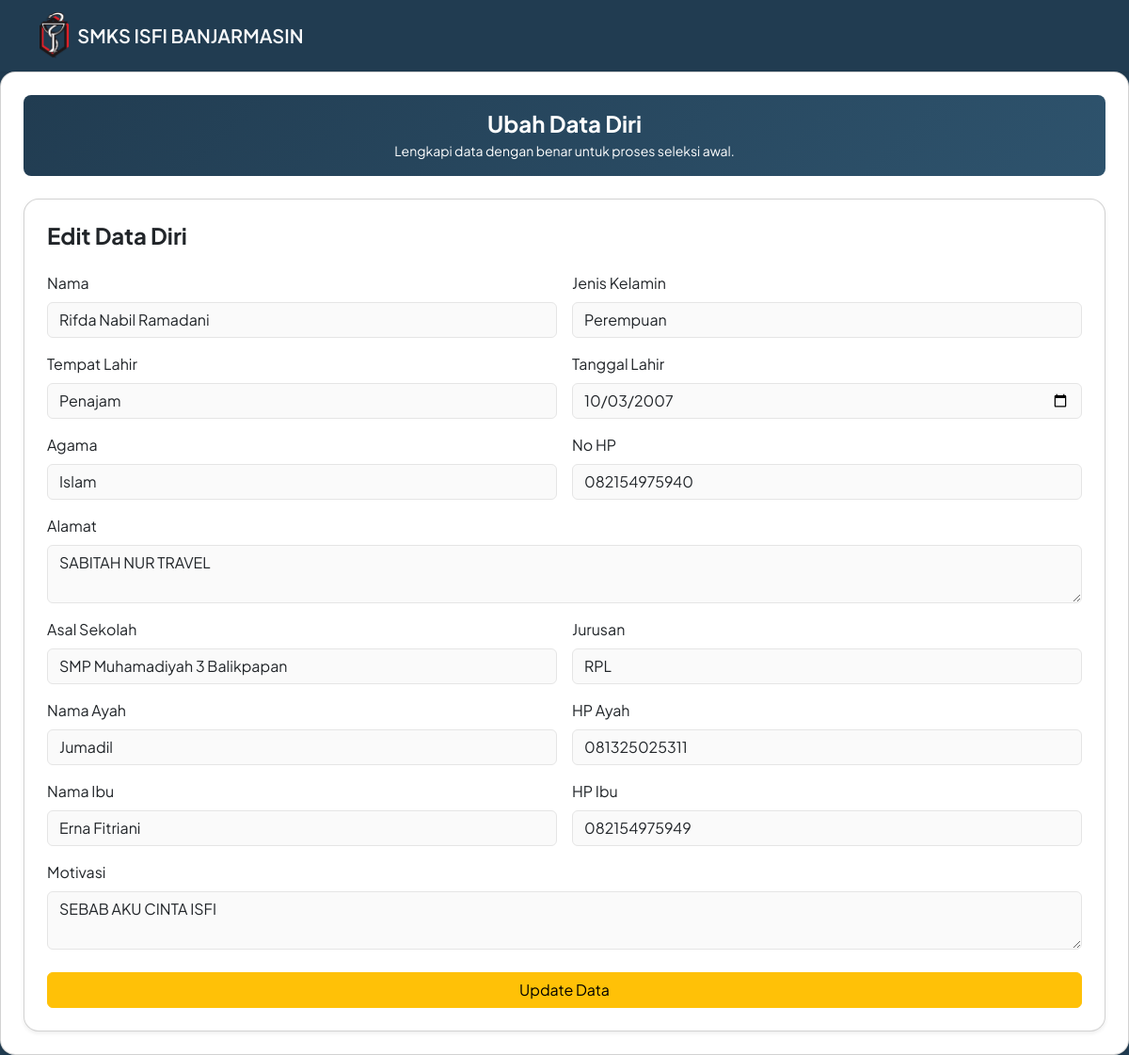
Screenshot of /siswa/edit_data.php (signed in) with the database file from the repository.
### tables this page shows
CREATE TABLE `pendaftaran` (
  `id` int NOT NULL,
  `user_id` int NOT NULL,
  `nama` varchar(100) DEFAULT NULL,
  `jk` enum('L','P') DEFAULT NULL,
  `asal_sekolah` varchar(100) NOT NULL,
  `jurusan` varchar(50) NOT NULL,
  `status` enum('belum','menunggu','lulus','tidak lulus') DEFAULT 'belum',
  `created_at` timestamp NULL DEFAULT CURRENT_TIMESTAMP,
  `tempat_lahir` varchar(100) DEFAULT NULL,
  `tanggal_lahir` date DEFAULT NULL,
  `agama` varchar(50) DEFAULT NULL,
  `no_hp` varchar(20) DEFAULT NULL,
  `alamat` text,
  `ayah` varchar(100) DEFAULT NULL,
  `hp_ayah` varchar(20) DEFAULT NULL,
  `ibu` varchar(100) DEFAULT NULL,
  `hp_ibu` varchar(20) DEFAULT NULL,
  `motivasi` text
);

### siswa/edit_data.php (the view, shortened to what this page needs)
<?php
include_once '../config/database.php';
$user_id = $_SESSION['user_id'];
$stmt = $conn->prepare("SELECT * FROM pendaftaran WHERE user_id=?");
$stmt->bind_param("i", $user_id);
$stmt->execute();
$data = $stmt->get_result()->fetch_assoc();
?>
<?php
include '../includes/header.php';
?>
<nav class="navbar navbar-dark shadow-sm">
    <div class="container">
        <a class="navbar-brand d-flex align-items-center gap-2" href="dashboard_siswa.php">
            <img src="../assets/img/logo-isfi.png" alt="logo-isfi" height="50">
            <span class="fw-semibold text-light">SMKS ISFI BANJARMASIN</span>
        </a>
    </div>
</nav>
<div class="content">
    <div class="card shadow-sm form-card p-4">
        <div class="mb-4 p-3 rounded-3 header-form text-center">
            <h4 class="fw-bold mb-1">Ubah Data Diri</h4>
            <p class="mb-0 small">
                Lengkapi data dengan benar untuk proses seleksi awal.
            </p>
        </div>
        <div class="content">
            <div class="card shadow-sm form-card p-4">
                <h4 class="fw-bold mb-4">Edit Data Diri</h4>
                <form action="form_ppdb_proses.php" method="POST">
                    <div class="row g-3">
                        <div class="col-md-6">
                            <label class="form-label">Nama</label>
                            <input type="text" name="nama" class="form-control"
                                value="<?= htmlspecialchars($data['nama']) ?>">
                        </div>
                        <div class="col-md-6">
                            <label class="form-label">Jenis Kelamin</label>
                            <select name="jk" class="form-select">
                                <option value="P" <?= $data['jk'] == 'P' ? 'selected' : '' ?>>Perempuan</option>
                            </select>
                        </div>
                        <div class="col-md-6">
                            <label class="form-label">Tempat Lahir</label>
                            <input type="text" name="tempat_lahir" class="form-control"
                                value="<?= htmlspecialchars($data['tempat_lahir']) ?>">
                        </div>
                        <div class="col-md-6">
                            <label class="form-label">Tanggal Lahir</label>
                            <input type="date" name="tanggal_lahir" class="form-control"
                                value="<?= $data['tanggal_lahir'] ?>">
                        </div>
                        <div class="col-md-6">
                            <label class="form-label">Agama</label>
                            <input type="text" name="agama" class="form-control"
                                value="<?= htmlspecialchars($data['agama']) ?>">
                        </div>
                        <div class="col-md-6">
                            <label class="form-label">No HP</label>
                            <input type="text" name="no_hp" class="form-control"
                                value="<?= htmlspecialchars($data['no_hp']) ?>">
                        </div>
                        <div class="col-md-12">
                            <label class="form-label">Alamat</label>
                            <textarea name="alamat" class="form-control"><?= htmlspecialchars($data['alamat']) ?></textarea>
                        </div>
                        <div class="col-md-6">
                            <label class="form-label">Asal Sekolah</label>
                            <input type="text" name="asal_sekolah" class="form-control"
                                value="<?= htmlspecialchars($data['asal_sekolah']) ?>">
                        </div>
                        <div class="col-md-6">
                            <label class="form-label">Jurusan</label>
                            <select name="jurusan" class="form-select">
                                <option value="RPL" <?= $data['jurusan'] == 'RPL' ? 'selected' : '' ?>>RPL</option>
                            </select>
                        </div>
                        <div class="col-md-6">
                            <label class="form-label">Nama Ayah</label>
                            <input type="text" name="ayah" class="form-control"
                                value="<?= htmlspecialchars($data['ayah']) ?>">
                        </div>
                        <div class="col-md-6">
                            <label class="form-label">HP Ayah</label>
                            <input type="text" name="hp_ayah" class="form-control"
                                value="<?= htmlspecialchars($data['hp_ayah']) ?>">
                        </div>
                        <div class="col-md-6">
                            <label class="form-label">Nama Ibu</label>
                            <input type="text" name="ibu" class="form-control"
                                value="<?= htmlspecialchars($data['ibu']) ?>">
                        </div>
                        <div class="col-md-6">
                            <label class="form-label">HP Ibu</label>
                            <input type="text" name="hp_ibu" class="form-control"
                                value="<?= htmlspecialchars($data['hp_ibu']) ?>">
                        </div>
                        <div class="col-md-12">
                            <label class="form-label">Motivasi</label>
                            <textarea name="motivasi" class="form-control"><?= htmlspecialchars($data['motivasi']) ?></textarea>
                        </div>
                    </div>
                    <button class="btn btn-warning w-100 mt-4">
                        Update Data
                    </button>
                </form>
            </div>
        </div>
        <?php include '../includes/footer.php'; ?>

### assets/css/main.css (style rules this page uses)
body { font-family: 'Plus Jakarta Sans', sans-serif; background-color: #213C51; }

### assets/css/form.css (style rules this page uses)
.header-form { background: linear-gradient(135deg, #213C51, #2e536d); color: white; }
.form-card { border-radius: 16px; }
.form-control, .form-select { background: #fafafa; border: 1px solid #e5e5e5; }

### rows the page displays
pendaftaran: nama "Rifda Nabil Ramadani", jk "Perempuan", tempat_lahir "Penajam", tanggal_lahir "10/03/2007", agama "Islam", no_hp "082154975940", alamat "SABITAH NUR TRAVEL", asal_sekolah "SMP Muhamadiyah 3 Balikpapan", jurusan "RPL", ayah "Jumadil", hp_ayah "081325025311", ibu "Erna Fitriani", hp_ibu "082154975949", motivasi "SEBAB AKU CINTA ISFI"
